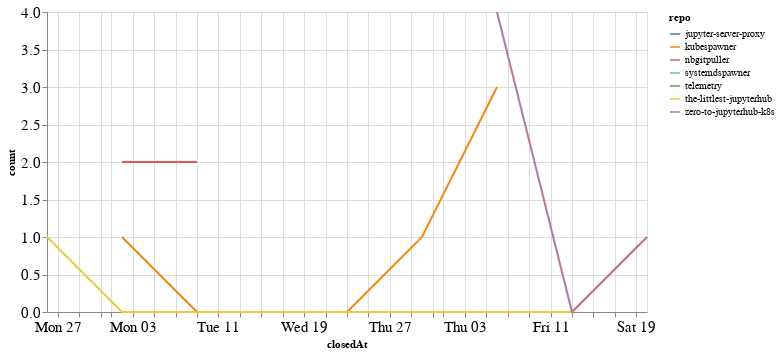

Notebook source saved alongside this figure:
### Code cell
closed_by_time = closed_by.groupby('repo').resample('W', on='closedAt').count()['author'].reset_index()
closed_by_time = closed_by_time.rename(columns={'author': 'count'})

alt.Chart(closed_by_time, width=600).mark_line().encode(
    x='closedAt',
    y='count',
    color='repo',
    tooltip="repo"
)

### Figure 1 — Vega-Lite specification as saved in the notebook (floating-point values rounded to 4 significant figures)
{"config": {"axisLeft": {"labelFontSize": 15}, "axisBottom": {"labelFontSize": 15}}, "data": {"name": "data-3531d7a19ddfca49e7f127cca1032233"}, "mark": "line", "encoding": {"color": {"type": "nominal", "field": "repo"}, "tooltip": {"type": "nominal", "field": "repo"}, "x": {"type": "temporal", "field": "closedAt"}, "y": {"type": "quantitative", "field": "count"}}, "width": 600, "$schema": "https://vega.github.io/schema/vega-lite/v4.8.1.json", "datasets": {"data-3531d7a19ddfca49e7f127cca1032233": [{"repo": "jupyter-server-proxy", "closedAt": "2020-09-20T00:00:00", "count": 2}, {"repo": "kubespawner", "closedAt": "2020-08-02T00:00:00", "count": 1}, {"repo": "kubespawner", "closedAt": "2020-08-09T00:00:00", "count": 0}, {"repo": "kubespawner", "closedAt": "2020-08-16T00:00:00", "count": 0}, {"repo": "kubespawner", "closedAt": "2020-08-23T00:00:00", "count": 0}, {"repo": "kubespawner", "closedAt": "2020-08-30T00:00:00", "count": 1}, {"repo": "kubespawner", "closedAt": "2020-09-06T00:00:00", "count": 3}, {"repo": "nbgitpuller", "closedAt": "2020-08-02T00:00:00", "count": 2}, {"repo": "nbgitpuller", "closedAt": "2020-08-09T00:00:00", "count": 2}, {"repo": "systemdspawner", "closedAt": "2020-07-26T00:00:00", "count": 1}, {"repo": "telemetry", "closedAt": "2020-08-30T00:00:00", "count": 1}, {"repo": "the-littlest-jupyterhub", "closedAt": "2020-07-26T00:00:00", "count": 1}, {"repo": "the-littlest-jupyterhub", "closedAt": "2020-08-02T00:00:00", "count": 0}, {"repo": "the-littlest-jupyterhub", "closedAt": "2020-08-09T00:00:00", "count": 0}, {"repo": "the-littlest-jupyterhub", "closedAt": "2020-08-16T00:00:00", "count": 0}, {"repo": "the-littlest-jupyterhub", "closedAt": "2020-08-23T00:00:00", "count": 0}, {"repo": "the-littlest-jupyterhub", "closedAt": "2020-08-30T00:00:00", "count": 0}, {"repo": "the-littlest-jupyterhub", "closedAt": "2020-09-06T00:00:00", "count": 0}, {"repo": "the-littlest-jupyterhub", "closedAt": "2020-09-13T00:00:00", "count": 0}, {"repo": "the-littlest-jupyterhub", "closedAt": "2020-09-20T00:00:00", "count": 1}, {"repo": "zero-to-jupyterhub-k8s", "closedAt": "2020-09-06T00:00:00", "count": 4}, {"repo": "zero-to-jupyterhub-k8s", "closedAt": "2020-09-13T00:00:00", "count": 0}, {"repo": "zero-to-jupyterhub-k8s", "closedAt": "2020-09-20T00:00:00", "count": 1}]}}
